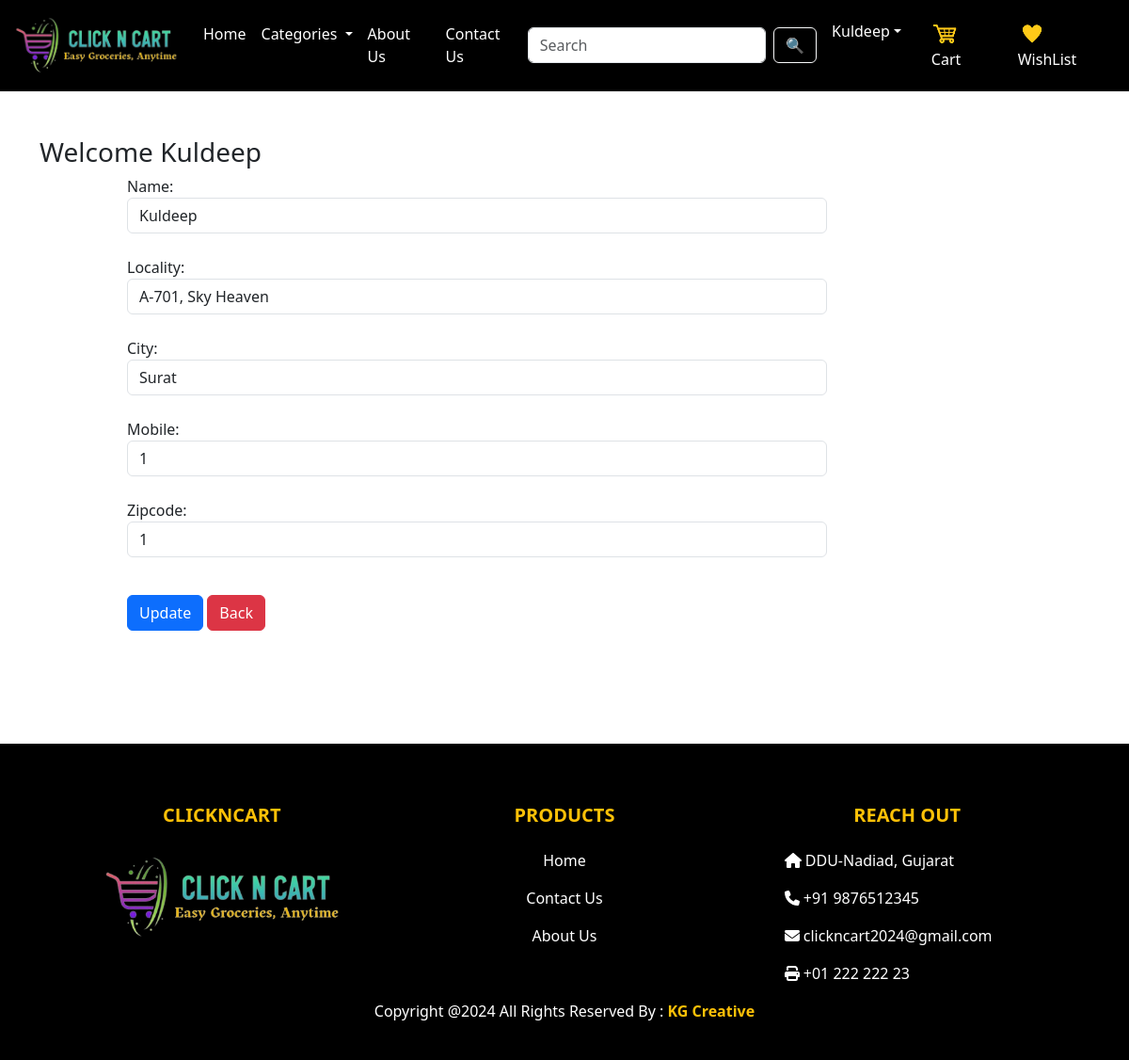
Page /updateaddress/13 (signed in) on the committed database.
### firstapp/models.py (models this page shows, shortened)
class Customer(models.Model):
    user = models.ForeignKey(User, on_delete=models.CASCADE)
    name = models.CharField(max_length=100)
    locality = models.CharField(max_length=100)
    city = models.CharField(max_length=100)
    mobile = models.IntegerField(default=0)
    zipcode = models.IntegerField()

### firstapp/views.py (the view, shortened to what this page needs)
# urls.py: path("updateaddress/<int:pk>", views.UpdateAddress.as_view(), name="updateaddress"),
@method_decorator(login_required, name='dispatch')
class UpdateAddress(View):
    def get(self,request,pk):
        totalitem=0
        wishlistitem=0
        if request.user.is_authenticated:
            totalitem = len(Cart.objects.filter(user = request.user))
            wishlistitem = len(Wishlist.objects.filter(user = request.user))
        add = Customer.objects.get(pk=pk)
        form = CustomerProfileForm(instance=add)
        return render(request, "firstapp/updateaddress.html", locals())

### firstapp/forms.py
class CustomerProfileForm(forms.ModelForm):
    class Meta:
        model = Customer
        fields = ['name','locality','city','mobile','zipcode']
        widgets={
            'name':forms.TextInput(attrs={'class':'form-control'}),
            'locality':forms.TextInput(attrs={'class':'form-control'}),
            'city':forms.TextInput(attrs={'class':'form-control'}),
            'mobile':forms.NumberInput(attrs={'class':'form-control'}),
            'zipcode':forms.NumberInput(attrs={'class':'form-control'}),
        }

### firstapp/templates/firstapp/updateaddress.html (shortened to what this page needs)
{% extends 'firstapp/basefile.html' %}
{% load static %}
{% block main-content %}
<div class="container my-5">
    <div class="row">
        <h3>Welcome <span class="text-capitalize">{{request.user}}</span></h3>
    </div>
    <div class="col-sm-8 offset-sm-1">
        <form action="" method="post">
            {% for f in form %}
                {{ f.label_tag }} {{ f }} <small class="text-danger">{{ f.errors|striptags }}</small><br>
            {% endfor %}
            <div class="col-12 mt-3">
                <button type="submit" class="btn btn-primary">Update</button>
                <a href="{% url 'address' %}" type="button" class="btn btn-danger">Back</a>
            </div>
        </form>
    </div>
</div>
{% endblock main-content %}

### firstapp/templates/firstapp/basefile.html (shortened to what this page needs)
<!DOCTYPE html>
{% load static %}
<html lang="en">
<head>
    <link href="https://cdn.jsdelivr.net/npm/bootstrap@5.3.3/dist/css/bootstrap.min.css" rel="stylesheet"
>
    <link rel="stylesheet" href="{% static 'firstapp/css/all.min.css' %}">
    <link rel="stylesheet" href="{% static 'firstapp/css/owl.carousel.min.css' %}">
    <link rel="stylesheet" href="{% static '/firstapp/css/style.css' %}">
</head>
<body>
    <nav class="navbar navbar-expand-lg navbar-dark bg-black">
        <div class="container-fluid">
            <a class="navbar-brand" href="{% url 'home' %}">
                <img src="{% static 'firstapp/images/logo.png' %}" width="180" height="auto">
            </a>
            <div class="collapse navbar-collapse" id="navbarSupportedContent">
                <ul class="navbar-nav me-auto mb-2 mb-lg-0">
                    {% if request.user.is_authenticated %}
                    <li class="nav-item">
                        <a class="nav-link active text-white" aria-current="page" href="{% url 'home' %}">Home</a>
                    </li>
                    <li class="nav-item dropdown">
                        <a class="nav-link dropdown-toggle text-white" href="#" role="button" data-bs-toggle="dropdown"
                            aria-expanded="false">
                            Categories
                        </a>
                    </li>
                    <li class="nav-item ">
                        <a class="nav-link text-white" href="{% url 'aboutus' %}">About Us</a>
                    </li>
                    <li class="nav-item">
                        <a class="nav-link text-white" href="{% url 'contact' %}">Contact Us</a>
                    </li>
                </ul>
                <form  class="d-flex" role="search" method="get" action="{% url 'search' %}">
                    <input class="form-control me-2" type="search" name="search" placeholder="Search" aria-label="Search">
                    <button class="btn btn-outline-light" type="submit">&#128269;</button>
                </form>
            </div>
            <ul class="navbar-nav me-auto mb-2 mb-lg-0">
                <li class="nav-item dropdown mx-2">
                    <a class="nav-link dropdown-toggle text-white" href="#" id="profiledropdownmenu" role="button"
                        data-bs-toggle="dropdown" aria-expanded="false">{{ request.user.username|title }}</a>
                </li>
                <li class="nav-item mx-2">
                    <a href="{% url 'showcart' %}" class="nav-link text-white"><img class="cart-icon" src="{% static 'firstapp/images/products/cart.png' %}" style="width: 30px; height: auto;">Cart </a>
                </li>
                <li class="nav-item mx-2">
                    <a href="{% url 'showwishlist' %}" class="nav-link text-white"><img src="{% static 'firstapp/images/products/heart.png' %}" class="heart-icon" style="width: 30px; height: auto;">WishList </a>
                </li>
                {% endif %}
            </ul>
        </div>
    </nav>
    {% block main-content %}{% endblock main-content %}
    <br><br><br>
    <footer class="bg-black text-white pt-5 pb-4">
        <div class="container text-center text-md-left" >
            <div class="row text-center text-md-left">
                <div class="col-md-3 col-lg-3 col-xl-3 mx-auto mt-3">
                    <h5 class="text-uppercase mb-4 fw-bold text-warning">ClicknCart</h5>
                    <img src="{% static 'firstapp/images/logo.png' %}" width="100%">
                </div>
                <div class="col-md-3 col-lg-2 col-xl-2 mx-auto mt-3">
                    <h5 class="text-uppercase mb-4 fw-bold text-warning">Products</h5>
                    <p><a href="{% url 'home' %}" class="text-white text-decoration-none">Home</a></p>
                    <p><a href="{% url 'contact' %}" class="text-white text-decoration-none">Contact Us</a></p>
                    <p><a href="{% url 'aboutus' %}" class="text-white text-decoration-none">About Us</a></p>
                </div>
                <div class="col-md-4 col-lg-3 col-xl-3 mx-auto mt-3">
                    <h5 class="text-uppercase mb-4 fw-bold text-warning">Reach Out</h5>
                    <p style="text-align: left;"><i class="fas fa-home mr-3"></i>  DDU-Nadiad, Gujarat</p>
                    <p style="text-align: left;"><i class="fas fa-phone mr-3"></i>  +91 9876512345</p>
                    <p style="text-align: left;"><i class="fas fa-envelope mr-3"></i>  clickncart2024@gmail.com</p>
                    <p style="text-align: left;"><i class="fas fa-print mr-3"></i>  +01 222 222 23</p>
                </div>
            </div>
            <div class="row text-center">
                <p> Copyright @2024 All Rights Reserved By :
                    <a href="{% url 'contact' %}" class="text-decoration-none fw-bold text-warning">KG Creative</a>
                </p>
            </div>
        </div>
    </footer>
</body>
</html>

### firstapp/static/firstapp/css/style.css (style rules this page uses)
html { scroll-behavior: smooth; }
.d-flex { align-items: center; }

### rows in the picture
Customer: form "Kuldeep" "A-701, Sky Heaven" "Surat" "1" "1"

### other values in the picture
{{ request.user.username|title }} "Kuldeep"
{{ request.user }} "Kuldeep"
{{ f.label_tag }} "Name:" "Locality:" "City:" "Mobile:" "Zipcode:"
